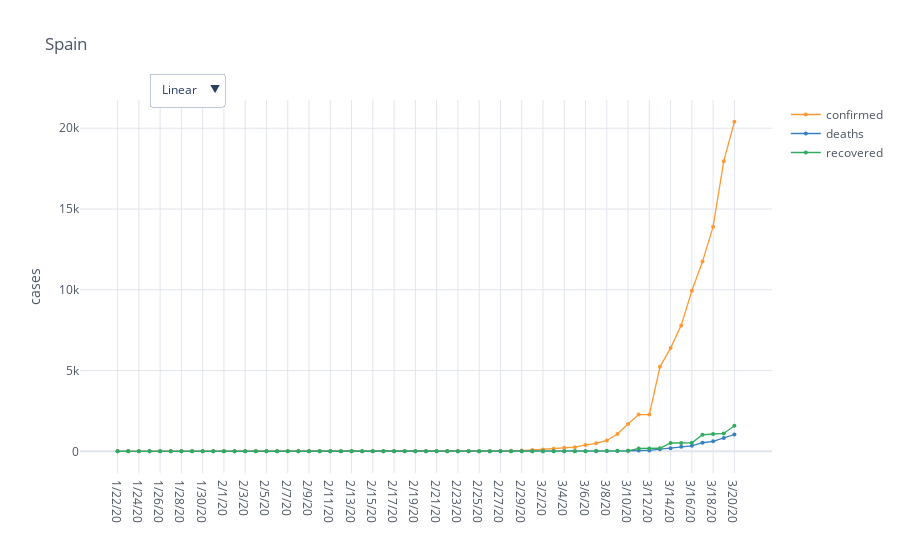

This figure's notebook cell:
### Code cell
import numpy as np
import pandas as pd
import cufflinks as cf
import plotly.graph_objs as go
import mytools.regression as reg
import mytools.date as dt
import mytools.plot as mp
import mytools.dataio as io
import matplotlib.pyplot as plt

cf.go_offline()
cf.set_config_file(offline=False, world_readable=True)

file_confirmed = 'https://raw.githubusercontent.com/CSSEGISandData/COVID-19/master/csse_covid_19_data/csse_covid_19_time_series/time_series_19-covid-Confirmed.csv'
file_deaths = 'https://raw.githubusercontent.com/CSSEGISandData/COVID-19/master/csse_covid_19_data/csse_covid_19_time_series/time_series_19-covid-Deaths.csv'
file_recovered = 'https://raw.githubusercontent.com/CSSEGISandData/COVID-19/master/csse_covid_19_data/csse_covid_19_time_series/time_series_19-covid-Recovered.csv'

country = 'Spain'


df_confirmed = pd.read_csv(file_confirmed)
confirmed_cases = df_confirmed[df_confirmed['Country/Region'] == country].loc[:, '1/22/20':].transpose(copy=True)

df_deaths = pd.read_csv(file_deaths)
death_cases = df_deaths[df_deaths['Country/Region'] == country].loc[:, '1/22/20':].transpose(copy=True)

df_recovered = pd.read_csv(file_recovered)
recovered_cases = df_recovered[df_recovered['Country/Region'] == country].loc[:, '1/22/20':].transpose(copy=True)

overall_stats = pd.concat([confirmed_cases, death_cases, recovered_cases], axis=1, sort=False)
overall_stats.columns = ['confirmed', 'deaths', 'recovered']

days = dt.str_to_day_of_year(overall_stats.index.to_list())
# overall_stats['day'] = days
# overall_stats.index = days

# fig = overall_stats.iplot(theme="white", title=country, size=4, yTitle='cases', mode='lines+markers', asFigure=True)
fig = mp.iplot_comparative_plot(overall_stats, title=country, size=4, yTitle='cases', mode='lines+markers', asFigure=True)
fig.show()

### Figure 1 — Plotly figure (JSON) as saved in the notebook; plotly's stock layout.template omitted (floating-point values rounded to 4 significant figures)
{"data": [{"line": {"color": "rgba(255, 153, 51, 1.0)", "dash": "solid", "shape": "linear", "width": 1.3}, "marker": {"size": 4, "symbol": "circle"}, "mode": "lines+markers", "name": "confirmed", "text": "", "type": "scatter", "x": ["1/22/20", "1/23/20", "1/24/20", "1/25/20", "1/26/20", "1/27/20", "1/28/20", "1/29/20", "1/30/20", "1/31/20", "2/1/20", "2/2/20", "2/3/20", "2/4/20", "2/5/20", "2/6/20", "2/7/20", "2/8/20", "2/9/20", "2/10/20", "2/11/20", "2/12/20", "2/13/20", "2/14/20", "2/15/20", "2/16/20", "2/17/20", "2/18/20", "2/19/20", "2/20/20", "2/21/20", "2/22/20", "2/23/20", "2/24/20", "2/25/20", "2/26/20", "2/27/20", "2/28/20", "2/29/20", "3/1/20", "3/2/20", "3/3/20", "3/4/20", "3/5/20", "3/6/20", "3/7/20", "3/8/20", "3/9/20", "3/10/20", "3/11/20", "3/12/20", "3/13/20", "3/14/20", "3/15/20", "3/16/20", "3/17/20", "3/18/20", "3/19/20", "3/20/20"], "y": [0, 0, 0, 0, 0, 0, 0, 0, 0, 0, 1, 1, 1, 1, 1, 1, 1, 1, 2, 2, 2, 2, 2, 2, 2, 2, 2, 2, 2, 2, 2, 2, 2, 2, 6, 13, 15, 32, 45, 84, 120, 165, 222, 259, 400, 500, 673, 1073, 1695, 2277, 2277, 5232, 6391, 7798, 9942, 11748, 13910, 17963, 20410]}, {"line": {"color": "rgba(55, 128, 191, 1.0)", "dash": "solid", "shape": "linear", "width": 1.3}, "marker": {"size": 4, "symbol": "circle"}, "mode": "lines+markers", "name": "deaths", "text": "", "type": "scatter", "x": ["1/22/20", "1/23/20", "1/24/20", "1/25/20", "1/26/20", "1/27/20", "1/28/20", "1/29/20", "1/30/20", "1/31/20", "2/1/20", "2/2/20", "2/3/20", "2/4/20", "2/5/20", "2/6/20", "2/7/20", "2/8/20", "2/9/20", "2/10/20", "2/11/20", "2/12/20", "2/13/20", "2/14/20", "2/15/20", "2/16/20", "2/17/20", "2/18/20", "2/19/20", "2/20/20", "2/21/20", "2/22/20", "2/23/20", "2/24/20", "2/25/20", "2/26/20", "2/27/20", "2/28/20", "2/29/20", "3/1/20", "3/2/20", "3/3/20", "3/4/20", "3/5/20", "3/6/20", "3/7/20", "3/8/20", "3/9/20", "3/10/20", "3/11/20", "3/12/20", "3/13/20", "3/14/20", "3/15/20", "3/16/20", "3/17/20", "3/18/20", "3/19/20", "3/20/20"], "y": [0, 0, 0, 0, 0, 0, 0, 0, 0, 0, 0, 0, 0, 0, 0, 0, 0, 0, 0, 0, 0, 0, 0, 0, 0, 0, 0, 0, 0, 0, 0, 0, 0, 0, 0, 0, 0, 0, 0, 0, 0, 1, 2, 3, 5, 10, 17, 28, 35, 54, 55, 133, 195, 289, 342, 533, 623, 830, 1043]}, {"line": {"color": "rgba(50, 171, 96, 1.0)", "dash": "solid", "shape": "linear", "width": 1.3}, "marker": {"size": 4, "symbol": "circle"}, "mode": "lines+markers", "name": "recovered", "text": "", "type": "scatter", "x": ["1/22/20", "1/23/20", "1/24/20", "1/25/20", "1/26/20", "1/27/20", "1/28/20", "1/29/20", "1/30/20", "1/31/20", "2/1/20", "2/2/20", "2/3/20", "2/4/20", "2/5/20", "2/6/20", "2/7/20", "2/8/20", "2/9/20", "2/10/20", "2/11/20", "2/12/20", "2/13/20", "2/14/20", "2/15/20", "2/16/20", "2/17/20", "2/18/20", "2/19/20", "2/20/20", "2/21/20", "2/22/20", "2/23/20", "2/24/20", "2/25/20", "2/26/20", "2/27/20", "2/28/20", "2/29/20", "3/1/20", "3/2/20", "3/3/20", "3/4/20", "3/5/20", "3/6/20", "3/7/20", "3/8/20", "3/9/20", "3/10/20", "3/11/20", "3/12/20", "3/13/20", "3/14/20", "3/15/20", "3/16/20", "3/17/20", "3/18/20", "3/19/20", "3/20/20"], "y": [0, 0, 0, 0, 0, 0, 0, 0, 0, 0, 0, 0, 0, 0, 0, 0, 0, 0, 0, 0, 0, 0, 0, 0, 2, 2, 2, 2, 2, 2, 2, 2, 2, 2, 2, 2, 2, 2, 2, 2, 2, 2, 2, 2, 2, 30, 30, 32, 32, 183, 183, 193, 517, 517, 530, 1028, 1081, 1107, 1588]}], "layout": {"legend": {"bgcolor": "#FFFFFF", "font": {"color": "#4D5663"}}, "paper_bgcolor": "#FFFFFF", "plot_bgcolor": "#FFFFFF", "title": {"font": {"color": "#4D5663"}, "text": "Spain"}, "updatemenus": [{"buttons": [{"args": [{"yaxis.type": "linear"}], "label": "Linear", "method": "relayout"}, {"args": [{"yaxis.type": "log"}], "label": "Log", "method": "relayout"}], "direction": "down", "pad": {"r": 10, "t": 10}, "showactive": true, "x": 0.1, "xanchor": "left", "y": 1.1, "yanchor": "top"}], "xaxis": {"gridcolor": "#E1E5ED", "showgrid": true, "tickfont": {"color": "#4D5663"}, "title": {"font": {"color": "#4D5663"}, "text": ""}, "zerolinecolor": "#E1E5ED"}, "yaxis": {"gridcolor": "#E1E5ED", "showgrid": true, "tickfont": {"color": "#4D5663"}, "title": {"font": {"color": "#4D5663"}, "text": "cases"}, "zerolinecolor": "#E1E5ED"}}}
